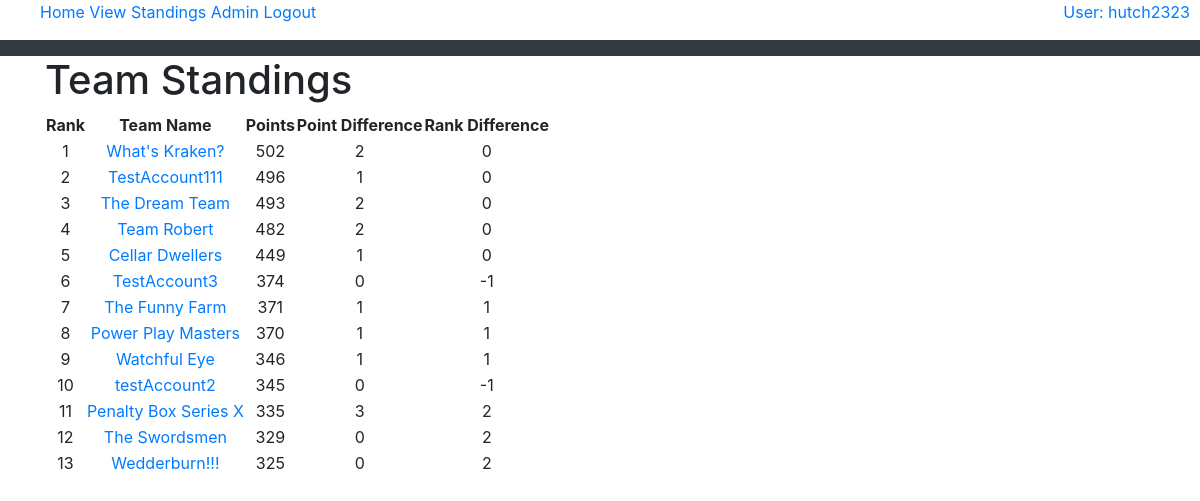
The app's page /teamStandings (signed in) with its own data.
### tables this page shows
CREATE TABLE "standings" (
	"teamID" 	int not NULL,
	"points"	int not NULL DEFAULT 0,
	"pointsYesterday"	int not NULL DEFAULT 0,
	"rank"	int not NULL DEFAULT 0,
	"rankYesterday"	int not NULL DEFAULT 0,
	PRIMARY KEY("teamID"),
	CONSTRAINT "standings-fk-teamID"
	FOREIGN KEY ("teamID")
    REFERENCES poolTeams ("teamID")
);

CREATE TABLE "poolTeams" (
	"teamID"	INTEGER NOT NULL,
	"teamName"	varchar(40) NOT NULL,
	"username"	varchar(30) NOT NULL,
	"player1"	INTEGER NOT NULL,
	"player2"	INTEGER NOT NULL,
	"player3"	INTEGER NOT NULL,
	"player4"	INTEGER NOT NULL,
	"player5"	INTEGER NOT NULL,
	"player6"	INTEGER NOT NULL,
	"player7"	INTEGER NOT NULL,
	"player8"	INTEGER NOT NULL,
	"player9"	INTEGER NOT NULL,
	"player10"	INTEGER NOT NULL,
	"player11"	INTEGER NOT NULL,
	"player12"	INTEGER NOT NULL,
	"player13"	INTEGER NOT NULL,
	"player14"	INTEGER NOT NULL,
	"player15"	INTEGER NOT NULL,
	"player16"	INTEGER NOT NULL,
	"player17"	INTEGER NOT NULL,
	"player18"	INTEGER NOT NULL,
	"player19"	INTEGER NOT NULL,
	"player20"	INTEGER NOT NULL,
	"player21"	INTEGER NOT NULL,
	"teamLogo"	TEXT NOT NULL,
	CONSTRAINT "poolTeams-fk-player15" FOREIGN KEY("player15") REFERENCES "players"("playerID"),
	CONSTRAINT "poolTeams-fk-player6" FOREIGN KEY("player6") REFERENCES "players"("playerID"),
	CONSTRAINT "poolTeams-fk-player11" FOREIGN KEY("player11") REFERENCES "players"("playerID"),
	CONSTRAINT "poolTeams-fk-player1" FOREIGN KEY("player1") REFERENCES "players"("playerID"),
	CONSTRAINT "poolTeams-fk-player3" FOREIGN KEY("player3") REFERENCES "players"("playerID"),
	CONSTRAINT "poolTeams-fk-player12" FOREIGN KEY("player12") REFERENCES "players"("playerID"),
	CONSTRAINT "poolTeams-fk-player20" FOREIGN KEY("player20") REFERENCES "players"("playerID"),
	CONSTRAINT "poolTeams-fk-users" FOREIGN KEY("username") REFERENCES "users"("username"),
	CONSTRAINT "poolTeams-fk-player13" FOREIGN KEY("player13") REFERENCES "players"("playerID"),
	CONSTRAINT "poolTeams-fk-player14" FOREIGN KEY("player14") REFERENCES "players"("playerID"),
	CONSTRAINT "poolTeams-fk-player18" FOREIGN KEY("player18") REFERENCES "players"("playerID"),
	CONSTRAINT "poolTeams-fk-player10" FOREIGN KEY("player10") REFERENCES "players"("playerID"),
	CONSTRAINT "poolTeams-fk-player9" FOREIGN KEY("player9") REFERENCES "players"("playerID"),
	CONSTRAINT "poolTeams-fk-player2" FOREIGN KEY("player2") REFERENCES "players"("playerID"),
	CONSTRAINT "poolTeams-fk-player5" FOREIGN KEY("player5") REFERENCES "players"("playerID"),
	CONSTRAINT "poolTeams-fk-player7" FOREIGN KEY("player7") REFERENCES "players"("playerID"),
	CONSTRAINT "poolTeams-fk-player19" FOREIGN KEY("player19") REFERENCES "players"("playerID"),
	CONSTRAINT "poolTeams-fk-player21" FOREIGN KEY("player21") REFERENCES "players"("playerID"),
	CONSTRAINT "poolTeams-fk-player4" FOREIGN KEY("player4") REFERENCES "players"("playerID"),
	CONSTRAINT "poolTeams-fk-player8" FOREIGN KEY("player8") REFERENCES "players"("playerID"),
	PRIMARY KEY("teamID" AUTOINCREMENT),
	CONSTRAINT "poolTeams-fk-player17" FOREIGN KEY("player17") REFERENCES "players"("playerID"),
	CONSTRAINT "poolTeams-fk-player16" FOREIGN KEY("player16") REFERENCES "players"("playerID")
);

### application.py (the view)
@app.route("/teamStandings")
def teamStandings():
    while True:
        try:
            db.connect()
            teamStandings = db.getTeamStandings()
            return render_template("teamStandings.html", teamStandings=teamStandings, username=getUserInfo(),
                                   permission=getUserPermission(), userTeamID=getUserTeamID())
        except sqlite3.ProgrammingError:
            db.close()

### application.py (called while the page is built)
def userTeam():
    while (True):
        try:
            db.connect()
            username = None
            teamInPool = False
            if "username" in session:
                username = session["username"]
                if (db.checkForUserInPool(username)):
                    teamInPool = True
            return teamInPool
        except sqlite3.ProgrammingError:
            db.close()

def getUserTeamID():
    while (True):
        try:
            db.connect()
            username = None
            teamID = None
            if(userTeam()):
                username = session["username"]
                teamID = db.getUserPoolTeamID(username)
            return teamID
        except sqlite3.ProgrammingError:
            db.close()

def getUserInfo():
    username = None
    if "username" in session:
        username = session["username"]
    return username

def getUserPermission():
    permission = None
    if "permission" in session:
        permission = session["permission"]
    return permission

### db.py (called while the page is built, shortened)
def connect():
    global conn

def getTeamStandings():
    sql = '''Select pt.teamID, pt.teamName, s.points, s.pointsYesterday, s.rank, s.rankYesterday
                     From poolTeams pt join standings s
                        on pt.teamID = s.teamID
                    Order by s.points DESC'''
    try:
        with closing(conn.cursor()) as c:
            c.execute(sql)
            results = c.fetchall()
            standings = []
            for result in results:
                standings.append((result[0], result[1], result[2], result[3], result[4], result[5]))
            return standings
    except sqlite3.OperationalError as e:
        print("Error: Database could not be read. Program closing")
        print(e)

def checkForUserInPool(username):
    sql = '''Select * from poolTeams
                        where username = ?'''
    try:
        with closing(conn.cursor()) as c:
            c.execute(sql, (username,))
            results = c.fetchone()
            if (results):
                return True
            else:
                return False
    except sqlite3.OperationalError as e:
        print("Error: Database could not be read. Program closing")
        print(e)

### templates/teamStandings.html (shortened to what this page needs)
{% extends "base.html" %}
{% block content %}
    <h1>Team Standings</h1>
    <table style="text-align:center">
        <tr><th>Rank</th><th>Team Name</th><th>Points</th><th>Point Difference</th><th>Rank Difference</th></tr>
        {% for team in teamStandings %}
            <tr><td>{{team[4]}}</td><td><a href="{{ url_for('teamStats', teamID=team[0]) }}">{{team[1]}}</a></td><td>
                {{team[2]}}</td><td>{{team[2]-team[3]}}</td><td>{{team[4]-team[5]}}</td></tr>
        {% endfor %}
    </table>
{% endblock %}

### records on screen
standings: rank "1", teamName "What's Kraken?", points "502", team[2]-team[3] "2", team[4]-team[5] "0"
standings: rank "2", teamName "TestAccount111", points "496", team[2]-team[3] "1", team[4]-team[5] "0"
standings: rank "3", teamName "The Dream Team", points "493", team[2]-team[3] "2", team[4]-team[5] "0"
standings: rank "4", teamName "Team Robert", points "482", team[2]-team[3] "2", team[4]-team[5] "0"
standings: rank "5", teamName "Cellar Dwellers", points "449", team[2]-team[3] "1", team[4]-team[5] "0"
standings: rank "6", teamName "TestAccount3", points "374", team[2]-team[3] "0", team[4]-team[5] "-1"
standings: rank "7", teamName "The Funny Farm", points "371", team[2]-team[3] "1", team[4]-team[5] "1"
standings: rank "8", teamName "Power Play Masters", points "370", team[2]-team[3] "1", team[4]-team[5] "1"
standings: rank "9", teamName "Watchful Eye", points "346", team[2]-team[3] "1", team[4]-team[5] "1"
standings: rank "10", teamName "testAccount2", points "345", team[2]-team[3] "0", team[4]-team[5] "-1"
standings: rank "11", teamName "Penalty Box Series X", points "335", team[2]-team[3] "3", team[4]-team[5] "2"
standings: rank "12", teamName "The Swordsmen", points "329", team[2]-team[3] "0", team[4]-team[5] "2"
standings: rank "13", teamName "Wedderburn!!!", points "325", team[2]-team[3] "0", team[4]-team[5] "2"

### other values on screen
{{ username }} "hutch2323"
